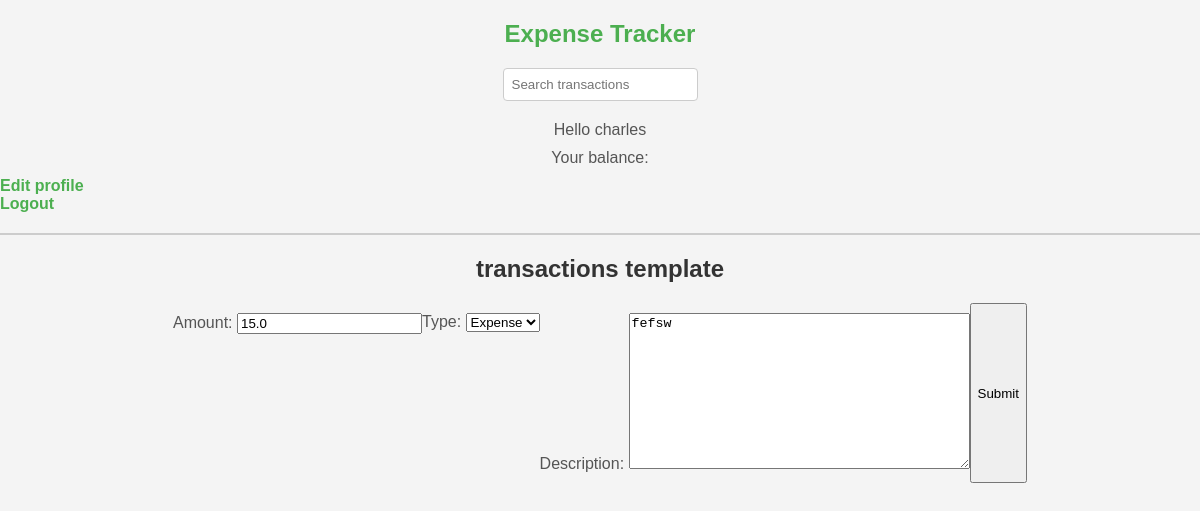
Screenshot of /edit_transaction/17 (signed in) with the database file from the repository.
### base/models.py (models this page shows)
class Transaction(models.Model):
    id = models.BigAutoField(primary_key=True)
    amount = models.FloatField(null=False, default=0)
    class TransactionType(models.IntegerChoices):
        INCOME = 1, 'Income'
        EXPENSE = 2, 'Expense'
    type = models.IntegerField(choices=TransactionType.choices, null=True)
    description = models.TextField(null=True, blank=True)
    user = models.ForeignKey(
        auth_user, on_delete=models.SET_NULL, null=True)
    is_visible = models.BooleanField(default=True)
    date_create = models.DateTimeField(default=datetime.now())
    date_update = models.DateTimeField(null=True)

### base/views.py (the view, shortened to what this page needs)
# urls.py: path('edit_transaction/<str:id>',
@login_required(login_url='login')
def edit_transaction(request, id):
    user = User.objects.get(id=request.user.id)
    transaction = Transaction.objects.get(id=id)
    form = transaction_form(instance=transaction)
    if user.id != transaction.user.id:
        return HttpResponse('not owner')
    context = {'form': form}
    return render(request, 'transactions/transaction_form.html', context)

### base/forms.py
class transaction_form(ModelForm):
    class Meta:
        model = Transaction
        exclude = ['user', 'date_create', 'date_update', 'is_visible']

### templates/transactions/transaction_form.html (shortened to what this page needs)
{% extends 'main.html' %}
{% block content %}
<h1>transactions template</h1>
<div>
    <form action="", method="post">
        {{form.as_p}}
        <input type="submit" value="Submit" />
    </form>
</div>
{% endblock content %}

### templates/navbar.html (shortened to what this page needs)
<!DOCTYPE html>
<html lang="en">
<head>
</head>
<body>
    <div class="all">
        <h1><a href="/">Expense Tracker</a></h1>
        <form method="GET" action="{% url 'transactions' %}">
            <input type="text" name="search" placeholder="Search transactions"/>
        </form>
        {% if request.user.is_authenticated %}
            <p>Hello {{ request.user }}</p>
            <p>Your balance: {{ myUser.balance }}</p>
            <a href="{% url 'profile' request.user.id %}">Edit profile</a><br>
            <a href="{% url 'logout' %}">Logout</a>
        {% else %}
            <a href="{% url 'login' %}">Login</a>
        {% endif %}
        <hr>
    </div>
</body>
</html>

### templates/navbar.html (style rules this page uses)
body { font-family: 'Arial', sans-serif; background-color: #f4f4f4; margin: 0; padding: 0; flex-direction: column; align-items: center; }
div { padding: auto; }
h1 { color: #333; text-align: center; margin: 20px 0; text-decoration: none; font-size: 24px; }
form { display: flex; justify-content: center; margin-bottom: 20px; }
input[type="text"] { padding: 8px; border: 1px solid #ccc; border-radius: 4px; }
p { text-align: center; margin: 10px 0; color: #555; }
a { text-decoration: none; color: #4caf50; font-weight: bold; }
hr { width: 100%; border: 1px solid #ccc; margin: 20px 0; }

### rows the page displays
Transaction: amount "15.0", type "Expense", description "fefsw"

### other values shown
{{ request.user }} "charles"
